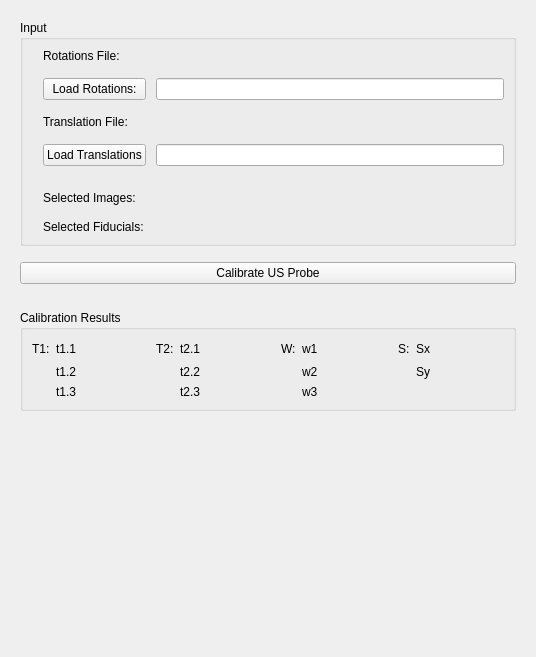
<?xml version="1.0" encoding="UTF-8"?>
<ui version="4.0">
 <class>qSlicerProbeCalibrationModuleWidget</class>
 <widget class="qSlicerWidget" name="qSlicerProbeCalibrationModuleWidget">
  <property name="geometry">
   <rect>
    <x>0</x>
    <y>0</y>
    <width>536</width>
    <height>657</height>
   </rect>
  </property>
  <property name="windowTitle">
   <string>Form</string>
  </property>
  <layout class="QVBoxLayout" name="verticalLayout">
   <item>
    <widget class="ctkCollapsibleButton" name="CTKCollapsibleButton" native="true">
     <property name="text" stdset="0">
      <string>Display</string>
     </property>
     <layout class="QVBoxLayout" name="verticalLayout_3">
      <item>
       <widget class="QGroupBox" name="Input">
        <property name="sizePolicy">
         <sizepolicy hsizetype="Preferred" vsizetype="Preferred">
          <horstretch>0</horstretch>
          <verstretch>0</verstretch>
         </sizepolicy>
        </property>
        <property name="title">
         <string extracomment="Inputs for the module">Input</string>
        </property>
        <property name="flat">
         <bool>false</bool>
        </property>
        <property name="checkable">
         <bool>false</bool>
        </property>
        <layout class="QGridLayout" name="gridLayout">
         <property name="leftMargin">
          <number>20</number>
         </property>
         <property name="horizontalSpacing">
          <number>10</number>
         </property>
         <property name="verticalSpacing">
          <number>15</number>
         </property>
         <item row="7" column="0">
          <widget class="QLabel" name="label_3">
           <property name="sizePolicy">
            <sizepolicy hsizetype="Minimum" vsizetype="Preferred">
             <horstretch>0</horstretch>
             <verstretch>0</verstretch>
            </sizepolicy>
           </property>
           <property name="minimumSize">
            <size>
             <width>100</width>
             <height>0</height>
            </size>
           </property>
           <property name="text">
            <string>Selected Fiducials:</string>
           </property>
          </widget>
         </item>
         <item row="5" column="0">
          <spacer name="verticalSpacer_2">
           <property name="orientation">
            <enum>Qt::Vertical</enum>
           </property>
           <property name="sizeHint" stdset="0">
            <size>
             <width>20</width>
             <height>10</height>
            </size>
           </property>
          </spacer>
         </item>
         <item row="0" column="0">
          <widget class="QLabel" name="label_2">
           <property name="text">
            <string>Rotations File:</string>
           </property>
          </widget>
         </item>
         <item row="3" column="0">
          <widget class="QLabel" name="label">
           <property name="text">
            <string>Translation File:</string>
           </property>
          </widget>
         </item>
         <item row="2" column="0">
          <widget class="QPushButton" name="loadRotationsButton">
           <property name="text">
            <string>Load Rotations:</string>
           </property>
          </widget>
         </item>
         <item row="4" column="0">
          <widget class="QPushButton" name="loadTranslationsButton">
           <property name="text">
            <string>Load Translations</string>
           </property>
          </widget>
         </item>
         <item row="6" column="0">
          <widget class="QLabel" name="label_5">
           <property name="text">
            <string>Selected Images:</string>
           </property>
          </widget>
         </item>
         <item row="6" column="1">
          <widget class="qMRMLNodeComboBox" name="volumeMRMLNodeComboBox" native="true"/>
         </item>
         <item row="7" column="1">
          <widget class="qMRMLNodeComboBox" name="fiducialsMRMLNodeComboBox" native="true"/>
         </item>
         <item row="2" column="1">
          <widget class="QLineEdit" name="rotationsLineEdit"/>
         </item>
         <item row="4" column="1">
          <widget class="QLineEdit" name="translationsLineEdit"/>
         </item>
        </layout>
       </widget>
      </item>
      <item>
       <spacer name="verticalSpacer_4">
        <property name="orientation">
         <enum>Qt::Vertical</enum>
        </property>
        <property name="sizeHint" stdset="0">
         <size>
          <width>20</width>
          <height>10</height>
         </size>
        </property>
       </spacer>
      </item>
      <item>
       <widget class="QPushButton" name="calibrateButton">
        <property name="text">
         <string>Calibrate US Probe</string>
        </property>
       </widget>
      </item>
      <item>
       <spacer name="verticalSpacer_3">
        <property name="orientation">
         <enum>Qt::Vertical</enum>
        </property>
        <property name="sizeHint" stdset="0">
         <size>
          <width>20</width>
          <height>20</height>
         </size>
        </property>
       </spacer>
      </item>
      <item>
       <widget class="QGroupBox" name="CalibrationBox">
        <property name="title">
         <string>Calibration Results</string>
        </property>
        <layout class="QGridLayout" name="gridLayout_2">
         <item row="0" column="0">
          <widget class="QLabel" name="label_4">
           <property name="text">
            <string>T1:</string>
           </property>
          </widget>
         </item>
         <item row="0" column="2">
          <widget class="QLabel" name="t11Label">
           <property name="text">
            <string>t1.1</string>
           </property>
          </widget>
         </item>
         <item row="0" column="4">
          <widget class="QLabel" name="label_6">
           <property name="text">
            <string>T2:</string>
           </property>
          </widget>
         </item>
         <item row="0" column="6">
          <widget class="QLabel" name="t21Label">
           <property name="text">
            <string>t2.1</string>
           </property>
          </widget>
         </item>
         <item row="1" column="2">
          <widget class="QLabel" name="t12Label">
           <property name="text">
            <string>t1.2</string>
           </property>
          </widget>
         </item>
         <item row="2" column="2">
          <widget class="QLabel" name="t13Label">
           <property name="text">
            <string>t1.3</string>
           </property>
          </widget>
         </item>
         <item row="0" column="8">
          <widget class="QLabel" name="label_10">
           <property name="text">
            <string>W:</string>
           </property>
          </widget>
         </item>
         <item row="0" column="9">
          <widget class="QLabel" name="w1Label">
           <property name="text">
            <string>w1</string>
           </property>
          </widget>
         </item>
         <item row="0" column="3">
          <spacer name="horizontalSpacer">
           <property name="orientation">
            <enum>Qt::Horizontal</enum>
           </property>
           <property name="sizeHint" stdset="0">
            <size>
             <width>40</width>
             <height>20</height>
            </size>
           </property>
          </spacer>
         </item>
         <item row="0" column="7">
          <spacer name="horizontalSpacer_2">
           <property name="orientation">
            <enum>Qt::Horizontal</enum>
           </property>
           <property name="sizeHint" stdset="0">
            <size>
             <width>40</width>
             <height>20</height>
            </size>
           </property>
          </spacer>
         </item>
         <item row="1" column="6">
          <widget class="QLabel" name="t22Label">
           <property name="text">
            <string>t2.2</string>
           </property>
          </widget>
         </item>
         <item row="2" column="6">
          <widget class="QLabel" name="t23Label">
           <property name="text">
            <string>t2.3</string>
           </property>
          </widget>
         </item>
         <item row="1" column="9">
          <widget class="QLabel" name="w2Label">
           <property name="text">
            <string>w2</string>
           </property>
          </widget>
         </item>
         <item row="2" column="9">
          <widget class="QLabel" name="w3Label">
           <property name="text">
            <string>w3</string>
           </property>
          </widget>
         </item>
         <item row="0" column="10">
          <spacer name="horizontalSpacer_3">
           <property name="orientation">
            <enum>Qt::Horizontal</enum>
           </property>
           <property name="sizeHint" stdset="0">
            <size>
             <width>40</width>
             <height>20</height>
            </size>
           </property>
          </spacer>
         </item>
         <item row="0" column="11">
          <widget class="QLabel" name="label_16">
           <property name="text">
            <string>S:</string>
           </property>
          </widget>
         </item>
         <item row="0" column="12">
          <widget class="QLabel" name="sxLabel">
           <property name="text">
            <string>Sx</string>
           </property>
          </widget>
         </item>
         <item row="1" column="12">
          <widget class="QLabel" name="syLabel">
           <property name="text">
            <string>Sy</string>
           </property>
          </widget>
         </item>
         <item row="0" column="13">
          <spacer name="horizontalSpacer_4">
           <property name="orientation">
            <enum>Qt::Horizontal</enum>
           </property>
           <property name="sizeHint" stdset="0">
            <size>
             <width>40</width>
             <height>20</height>
            </size>
           </property>
          </spacer>
         </item>
        </layout>
       </widget>
      </item>
     </layout>
    </widget>
   </item>
   <item>
    <spacer name="verticalSpacer">
     <property name="orientation">
      <enum>Qt::Vertical</enum>
     </property>
     <property name="sizeHint" stdset="0">
      <size>
       <width>0</width>
       <height>0</height>
      </size>
     </property>
    </spacer>
   </item>
  </layout>
 </widget>
 <customwidgets>
  <customwidget>
   <class>qMRMLNodeComboBox</class>
   <extends>QWidget</extends>
   <header>qMRMLNodeComboBox.h</header>
   <slots>
    <signal>mrmlSceneChanged(vtkMRMLScene*)</signal>
    <slot>setMRMLScene(vtkMRMLScene*)</slot>
   </slots>
  </customwidget>
  <customwidget>
   <class>qSlicerWidget</class>
   <extends>QWidget</extends>
   <header>qSlicerWidget.h</header>
   <container>1</container>
  </customwidget>
  <customwidget>
   <class>ctkCollapsibleButton</class>
   <extends>QWidget</extends>
   <header>ctkCollapsibleButton.h</header>
   <container>1</container>
   <slots>
    <signal>mrmlSceneChanged(vtkMRMLScene*)</signal>
   </slots>
  </customwidget>
 </customwidgets>
 <resources/>
 <connections>
  <connection>
   <sender>qSlicerProbeCalibrationModuleWidget</sender>
   <signal>mrmlSceneChanged(vtkMRMLScene*)</signal>
   <receiver>fiducialsMRMLNodeComboBox</receiver>
   <slot>setMRMLScene(vtkMRMLScene*)</slot>
   <hints>
    <hint type="sourcelabel">
     <x>262</x>
     <y>175</y>
    </hint>
    <hint type="destinationlabel">
     <x>485</x>
     <y>238</y>
    </hint>
   </hints>
  </connection>
  <connection>
   <sender>loadTranslationsButton</sender>
   <signal>clicked()</signal>
   <receiver>qSlicerProbeCalibrationModuleWidget</receiver>
   <slot>loadTranslationsFile()</slot>
   <hints>
    <hint type="sourcelabel">
     <x>134</x>
     <y>204</y>
    </hint>
    <hint type="destinationlabel">
     <x>93</x>
     <y>292</y>
    </hint>
   </hints>
  </connection>
  <connection>
   <sender>loadRotationsButton</sender>
   <signal>clicked()</signal>
   <receiver>qSlicerProbeCalibrationModuleWidget</receiver>
   <slot>loadRotationsFile()</slot>
   <hints>
    <hint type="sourcelabel">
     <x>168</x>
     <y>136</y>
    </hint>
    <hint type="destinationlabel">
     <x>129</x>
     <y>313</y>
    </hint>
   </hints>
  </connection>
  <connection>
   <sender>calibrateButton</sender>
   <signal>clicked()</signal>
   <receiver>qSlicerProbeCalibrationModuleWidget</receiver>
   <slot>calibrateUSProbe()</slot>
   <hints>
    <hint type="sourcelabel">
     <x>415</x>
     <y>361</y>
    </hint>
    <hint type="destinationlabel">
     <x>399</x>
     <y>386</y>
    </hint>
   </hints>
  </connection>
  <connection>
   <sender>qSlicerProbeCalibrationModuleWidget</sender>
   <signal>mrmlSceneChanged(vtkMRMLScene*)</signal>
   <receiver>volumeMRMLNodeComboBox</receiver>
   <slot>setMRMLScene(vtkMRMLScene*)</slot>
   <hints>
    <hint type="sourcelabel">
     <x>265</x>
     <y>328</y>
    </hint>
    <hint type="destinationlabel">
     <x>345</x>
     <y>291</y>
    </hint>
   </hints>
  </connection>
 </connections>
 <slots>
  <slot>loadTranslationsFile()</slot>
  <slot>loadRotationsFile()</slot>
  <slot>calibrateUSProbe()</slot>
 </slots>
</ui>
